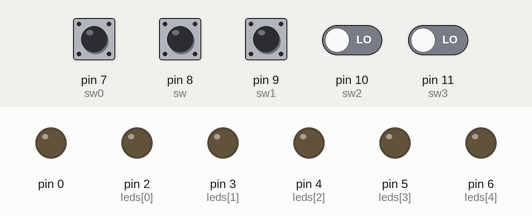
Simulated run of this sketch. Board: Arduino Uno, built with avr-gcc and run on an emulated ATmega328P. Shown: output pins drawn as LEDs (lit = HIGH). Dashed ring = blinking. The test bench sets the inputs (shaded band); at power-on: pin 7 (sw0), pin 8 (sw), pin 9 (sw1), pin 10 (sw2), pin 11 (sw3) LOW. Random numbers use the default seed unless the sketch sets one. At 10.9 s the program stops and its outputs stay as they are.

Above: at 1.2 s.
1.3 s: pin 9 (sw1) pulled HIGH for 0.15 s
At 1.4 s:
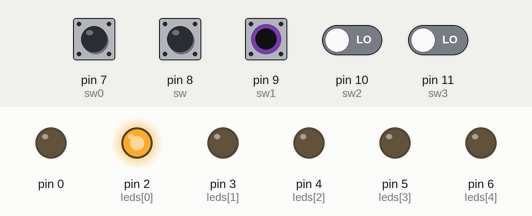
At 3.4 s:
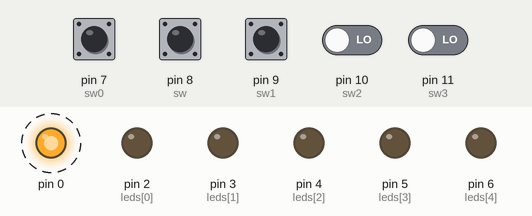
4.3 s: pin 10 (sw2) driven HIGH and pin 11 (sw3) driven HIGH
7.3 s: pin 10 (sw2) driven LOW
10.3 s: pin 8 (sw) pulled HIGH for 0.15 s
At 10.4 s:
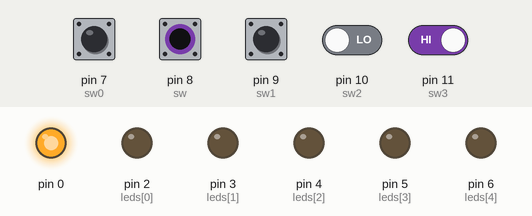
Timing chart, 0 to 12.4 s (numbered marks = the images above; inputs shaded):
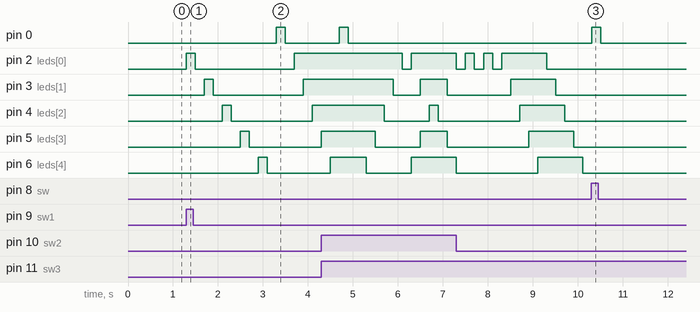

Measured:
- after the input at 1.3 s, pin 0: LOW → HIGH after 2.0 s, → LOW 0.20 s later; pin 2 (leds[0]): LOW → HIGH at once, → LOW 0.20 s later, → HIGH 2.2 s later
- after the input at 10.3 s, pin 0: LOW → HIGH at once, → LOW 0.20 s later

The sketch:

navides-Chandi-Chicaiza-contador_binario_y_4_juegos_de_luces.ino
```cpp
/*
 * UNIVERSIDAD TECNICA DEL NORTE
 * FICA-CIERCOM
 * SISTEMAS MICROPROCESADOS
 * Puertos entrada-salida
 * INTEGRANTES: WILMER BENAVIDES, FREDY CHICAIZA, ARMANDO CHANDI
 * Ejercicios arduino
 * 1. Realizar un cotador binario de 1 al 31
 * 2. Realizar 4 juegos de luces que sean controladas por un dip-switch
 */
int j=1;
int i=0;
int numero=0; //el contador inicia en 0 y se aumentara cuando se presione el pulsador
int leds[5]={2,3,4,5,6};// pin destiandos como salida para led
int sw0=7; // pin para el pulsador
int sw=8;// pin para el switch
int sw1=9; // pin para el switch
int sw2=10;// pin para el switch
int sw3=11;// pin para el switch
void setup() {
for(;i<6;i++){
     pinMode(leds[i],OUTPUT);// leds declarados como salida
    }
    i=0;
    pinMode(sw1,INPUT);//sw como entrada
    pinMode(sw2,INPUT);//sw como entrada
    pinMode(sw3,INPUT);//sw como entrada
    pinMode(sw,INPUT);//sw como entrada
    pinMode(sw0,INPUT);//pulsador como entrada
}
void loop() {
  //* PIN 7 DE ENTRADA
  //* CONTADOR BINARIO DE 1 A 31
int k; // Declaro variable k
if (digitalRead(sw0)==HIGH){ // Si presiono el pulsador
numero++; // Aumento el contador
if (numero>32){ // Cuando el contador llega a 32, 5 bits 5 leds
numero=0; // vuelve a 0
}
while (digitalRead(sw0)==HIGH){} // mientras el pulsador este en HIGH no hace nada mas
}
k=numero; // El numero va a variable k
for(int i=2; i<=6; i++){ //Ciclo para ver que leds prendo intervalo de leds descrito de otra manera (orden de los pines 2,3,4,5,6)
digitalWrite(i, k%2); // modulo de la division por 2 para ver si led prendido o apagado
k=k/2; // Se divide el cociente entre 2 por cada ciclo
}
//*PIN 8 DE ENTRADA
if(digitalRead(sw)==HIGH){// pregunta si switch esta en alto o enviando una señal activo
for(;i<6;i++){ // mientras el numero sea menor a 6 habra un incremento
digitalWrite(leds[i],HIGH);  // encendiendo posicion i del vector (incremento)
delay(200);// tiempo de espera de 200 ms
i=i+1;// incremento del contador ya que solo se encienden las pociones 1-3-5
 }
for(;i>0;i--){
digitalWrite(leds[i],LOW);  // encendiendo posicion i del vector
delay(200);
i=i+1; // incremento de 1 para realizar el apagado en el mismo orden que se encendieron los leds
}}

//* PIN 9 DE ENTRADA
 else if (digitalRead(sw1)==HIGH){// pregunta si switch esta en alto
  for(;i<6;i++){
    digitalWrite(leds[i],HIGH);  // encendiendo posicion i del vector
     delay(200);                  //espero
      digitalWrite(leds[i],LOW);   // apago posicion i del vector
       delay(200);                   //espero
    }
    i=0;    // reset de variable de conteo

    for(;i<6;i++){
      digitalWrite(leds[i],HIGH);  // encendiendo posicion i del vector
       delay(200);
      }
     for(;i>=0;i--){
      digitalWrite(leds[i],LOW);  // encendiendo posicion i del vector
       delay(200);
      }
      }
  //*PIN 10 DE ENTRADA
       else if (digitalRead(sw2)==HIGH){ // pregunta si switch esta en alto
         i=0;  // j=5
      for(;i<3;i++){//contador del 0 al 3
        digitalWrite(leds[i],HIGH);// enciende el juego de luces
        digitalWrite(leds[4-i],HIGH);// enciende el juego de luces hasta la mitad y regresa
        delay(200);
        }
        i=2;
        for(;i>=0;i--){
          digitalWrite(leds[i],LOW);// apagamos los leds
           digitalWrite(leds[4-i],LOW);
          delay(200);
          }
     i=0;

       }
    //* PIN 11 DE ENTRADA
        else if (digitalRead(sw3)==HIGH){
         while(i>6);// mientras sea mayor a 6 sigue trabajando
          int num=random(0,6);//generacion de numeros randomicos
           for(i=0;i<num;i++){ // ciclo repetevitivo
             digitalWrite(leds[i],HIGH);  // encendiendo posicion i del vector
              delay(200);
      }
     for(i=0;i<num;i++){
      digitalWrite(leds[i],LOW);  // encendiendo posicion i del vector
       delay(200);
       }
       }

      else
        digitalWrite(leds[i],LOW);// que todos los leds permanescan apagados
}
```
